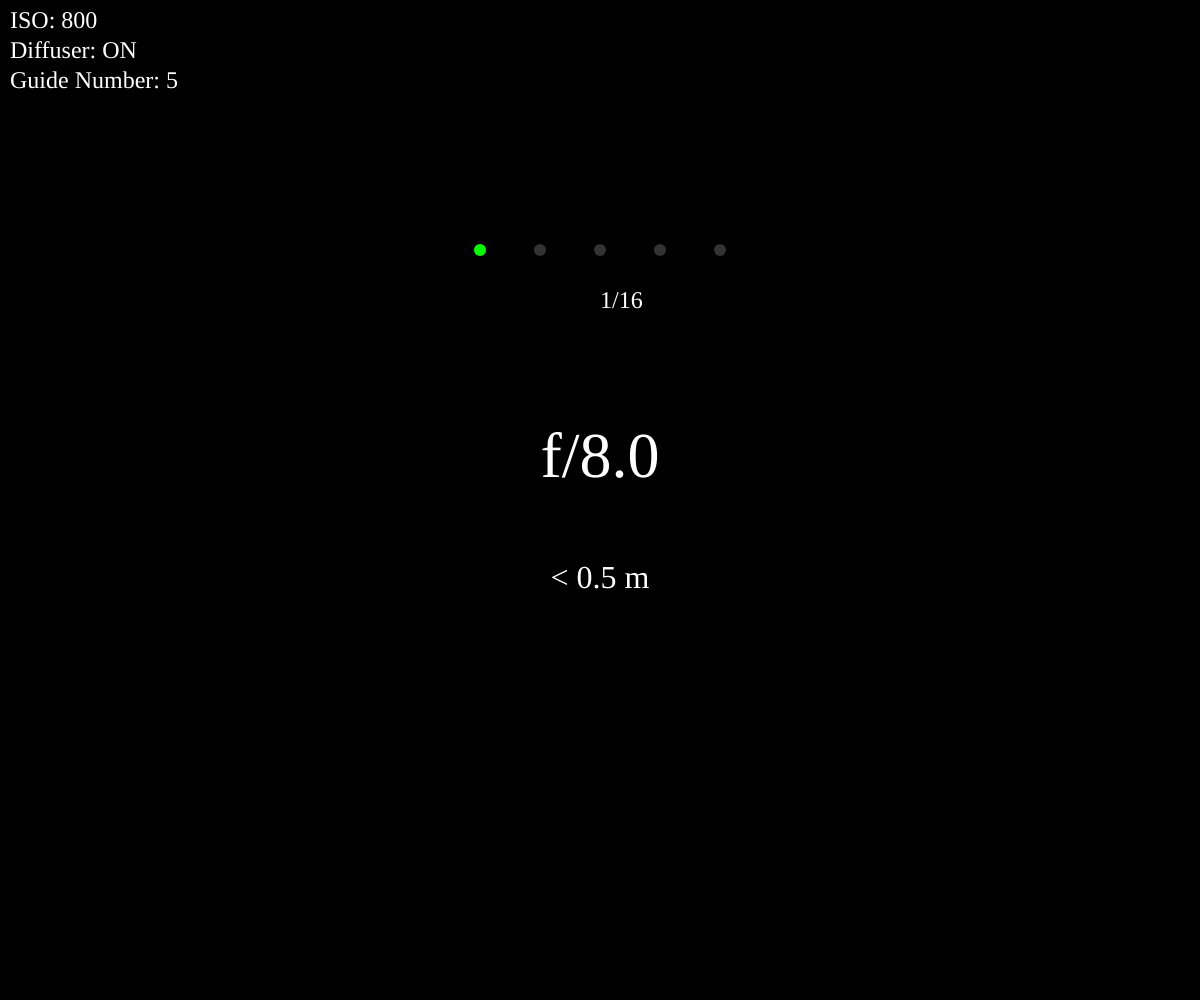
Frame 1 (no input)
Frame 60 (no input): identical to frame 1, image omitted
Frame 120 (the mouse pressed at the canvas centre since frame 60): identical to frame 1, image omitted

The p5.js sketch that drew this single still picture (run headless with seeded random() and noise() and a simulated clock; from frame 60 on, the mouse is pressed at the canvas centre):

// p5.js sketch
// ── sketch.js
// on window resize, adjust the canvas size
let distance_settings = [
    0.3,
    0.5,
    1,
    2,
    5,
    10,
]
let distance_settings_labels = [
    "< 0.5 m",
    "0.5 m",
    "1 m",
    "2 m",
    "5 m",
    "10 m",
]

let power_settings = [
    0.0625, // 1/16
    0.125,  // 1/8
    0.25,   // 1/4
    0.5,    // 1/2
    1,      // 1
]

let power_settings_labels = [
    "1/16",
    "1/8",
    "1/4",
    "1/2",
    "1",
]

let aperture_steps = [
    1.8,
    2.0,
    2.8,
    4.0,
    5.6,
    8.0,
    11.0,
    16.0,
    22.0
];

let guide_number = 10; // 10 m @ ISO 100 @ 1.0 power
let iso = 800;
let use_diffuser = true; // if true, the guide number is reduced by 1 stop

let current_distance_setting = 0;
let current_power_setting = 0;
let isPointerDown = false;

let is_under_exposed = false;
let is_over_exposed = false;

function windowResized() {
    resizeCanvas(windowWidth, windowHeight);
}

function setup() {
    createCanvas(windowWidth, windowHeight);
    background(0);
    noStroke();
    fill(255);
}

function compute_aperture(power, distance) {

    let diffuser_mult = use_diffuser ? 0.5 : 1.0; // Diffuser reduces the guide number by 1 stop

    // for every doubling of iso, guide number increases by 1 stop
    // so iso 200 mult GN by 1.4142
    // let iso_mult = Math.sqrt(iso / 100); // ISO 100 is the base
    let iso_mult = Math.pow(2, (Math.log2(iso / 100))); // ISO 100 is the base

    return (guide_number * iso_mult * diffuser_mult * power) / (distance);

}

function draw() {
    // Clear the canvas with a black background

    if (is_under_exposed) {
        background(50, 0, 0);
    } else if (is_over_exposed) {
        background(0, 0, 50);
    } else {
        background(0);
    }

    // Draw distance slider
    if (is_under_exposed) {
        fill(150, 0, 0);
    } else if (is_over_exposed) {
        fill(0, 0, 150);
    } else {
        fill(88);
    }
    rectMode(CORNER);
    rect(0, map(current_distance_setting, 0, distance_settings.length - 1, height, 0), width, height);

    // Draw power slider

    // Display the current distance setting
    fill(255);
    textSize(32);
    textAlign(CENTER, CENTER);
    textFont('DM Mono');
    text(distance_settings_labels[current_distance_setting], width / 2, height / 2 + 80);

    // Display ISO
    textSize(24);
    textAlign(LEFT, TOP);
    text("ISO: " + iso, 10, 10);

    // Display diffuser status
    text("Diffuser: " + (use_diffuser ? "ON" : "OFF"), 10, 40);
    text("Guide Number: " + (use_diffuser ? guide_number / 2 : guide_number), 10, 70);

    // Display the current power setting
    // Draw dots for power settings
    let start = 0.4 * width; // Start margin
    let end = width - start; // End margin
    let dot_size = 12;
    let dot_off_color = color(50, 50, 50);
    let dot_on_color = color(0, 255, 0);
    for (let i = 0; i < power_settings.length; i++) {
        let x = map(i, 0, power_settings.length - 1, start, end);

        if (i === current_power_setting) {
            fill(dot_on_color); // Color for the selected power setting
        } else {
            fill(dot_off_color); // Color for the unselected power settings
        }
        ellipse(x, height / 4, dot_size, dot_size); // Draw a dot for each power setting
    }
    fill(255);
    text(power_settings_labels[current_power_setting], width / 2, height / 4 + 40);

    // display the aperture
    // let calculated_aperture = power_settings[current_power_setting] * guide_number / distance_settings[current_distance_setting];
    let calculated_aperture = compute_aperture(power_settings[current_power_setting], distance_settings[current_distance_setting]);
    is_under_exposed = false;
    is_over_exposed = false;
    let aperture = aperture_steps[0];
    if (calculated_aperture < aperture_steps[0]) {
        is_under_exposed = true;
        aperture = aperture_steps[0];
    } else if (calculated_aperture > aperture_steps[aperture_steps.length - 1]) {
        is_over_exposed = true;
        aperture = aperture_steps[aperture_steps.length - 1];
    } else {
        for (let i = 0; i < aperture_steps.length; i++) {
            if (aperture_steps[i] <= calculated_aperture) {
                aperture = aperture_steps[i];
            }
        }
    }

    textSize(64);

    textAlign(CENTER, CENTER);
    text("f/" + aperture.toFixed(1), width / 2, height / 2 - 40);
}

function mouseDragged() {
    if (isPointerDown) {

        let margin = 0.1 * max(width, height); // Margin for the sliders

        current_distance_setting = int(map(mouseY, height - margin, margin, 0, distance_settings.length - 1));
        current_distance_setting = constrain(current_distance_setting, 0, distance_settings.length - 1);
        current_power_setting = int(map(mouseX, margin, width - margin, 0, power_settings.length - 1));
        current_power_setting = constrain(current_power_setting, 0, power_settings.length - 1);
    }
}

function mousePressed() {
    isPointerDown = true;
}

function mouseReleased() {
    isPointerDown = false;
}

function touchStarted() {
    isPointerDown = true;
    return false; // Prevent default scrolling
}

function touchMoved() {
    if (isPointerDown) {
        let margin = 0.1 * max(width, height);
        current_distance_setting = int(map(touches[0].y, height - margin, margin, 0, distance_settings.length - 1));
        current_distance_setting = constrain(current_distance_setting, 0, distance_settings.length - 1);
        current_power_setting = int(map(touches[0].x, margin, width - margin, 0, power_settings.length - 1));
        current_power_setting = constrain(current_power_setting, 0, power_settings.length - 1);
    }
    return false;
}

function touchEnded() {
    isPointerDown = false;
    return false;
}
